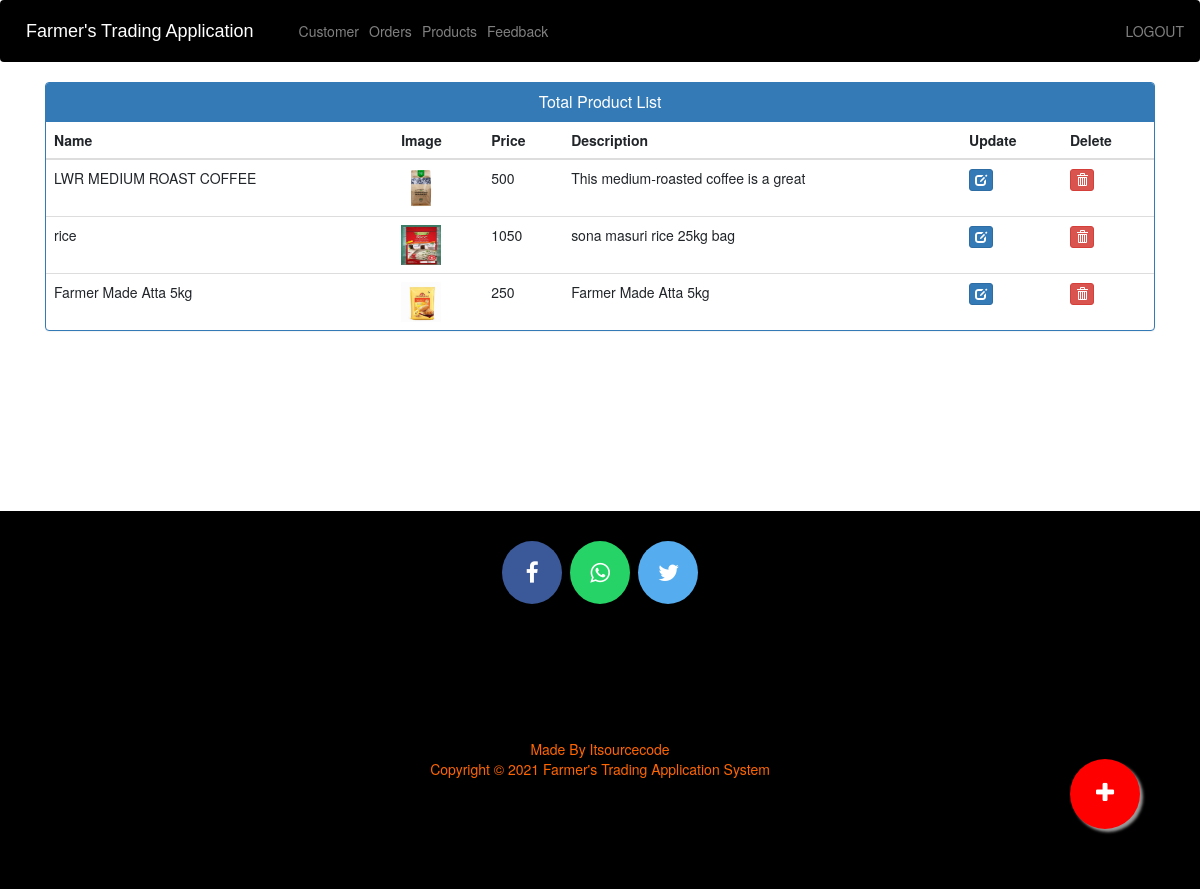
Screenshot of /admin-products (signed in) with the database file from the repository.
### ecom/models.py (models this page shows, shortened)
class Product(models.Model):
    name=models.CharField(max_length=40)
    product_image= models.ImageField(upload_to='product_image/',null=True,blank=True)
    price = models.PositiveIntegerField()
    description=models.CharField(max_length=40)

### ecom/views.py (the view)
# urls.py: path('admin-products', views.admin_products_view,name='admin-products'),
@login_required(login_url='adminlogin')
def admin_products_view(request):
    products=models.Product.objects.all()
    return render(request,'ecom/admin_products.html',{'products':products})

### templates/ecom/admin_products.html (shortened to what this page needs)
{% extends 'ecom/admin_base.html' %}
{% load static %}
{% block content %}
<head>
  <link href="//netdna.bootstrapcdn.com/bootstrap/3.0.0/css/bootstrap.min.css" rel="stylesheet" id="bootstrap-css">
</head>
<div class="container">
  <div class="panel panel-primary">
    <div class="panel-heading">
      <h6 class="panel-title">Total Product List</h6>
    </div>
    <table class="table table-hover" id="dev-table">
      <thead>
        <tr>
          <th>Name</th>
          <th>Image</th>
          <th>Price</th>
          <th>Description</th>
          <th>Update</th>
          <th>Delete</th>
        </tr>
      </thead>
      {% for p in products %}
  {% if p %}
      <tr>
        <td> {{p.name}}</td>
        <td> <img src="{% static p.product_image.url %}" alt="Profile Pic" height="40px" width="40px" /></td>
        <td>{{p.price}}</td>
        <td>{{p.description}}</td>
        <td><a class="btn btn-primary btn-xs" href="{% url 'update-product' p.id  %}"><span class="glyphicon glyphicon-edit"></span></a></td>
        <td><a class="btn btn-danger btn-xs" href="{% url 'delete-product' p.id  %}"><span class="glyphicon glyphicon-trash"></span></a></td>
      </tr>
      {%else%}
      <br><br><br>
      <h1>no products</h1>
      {% endif %}
      {% endfor %}
    </table>
  </div>
</div>
<a href="/admin-add-product" class="float">
<i class="fa fa-plus my-float"></i>
</a>
{% endblock content %}

### templates/ecom/admin_base.html (shortened to what this page needs)
<!DOCTYPE html>
{% load static %}
<html lang="en">
<head>
  <link rel="stylesheet" href="https://stackpath.bootstrapcdn.com/bootstrap/4.3.1/css/bootstrap.min.css">
  <link rel="stylesheet" href="https://maxcdn.bootstrapcdn.com/font-awesome/4.7.0/css/font-awesome.min.css">
</head>
<body>
  <div class="bs-example">
    <nav class="navbar navbar-expand-md navbar-dark fixed-top" style="background:#000000;">
      <a href="/" class="navbar-brand">Farmer's Trading Application</a>
      <div class="collapse navbar-collapse justify-content-between" id="navbarCollapse">
        <div class="navbar-nav">
          <a href="/view-customer" class="nav-item nav-link">Customer</a>
          <a href="/admin-view-booking" class="nav-item nav-link">Orders</a>
          <a href="/admin-products" class="nav-item nav-link">Products</a>
          <a href="/view-feedback" class="nav-item nav-link">Feedback</a>
        </div>
        <div class="navbar-nav navbar-right">
          <a href="/logout" class="nav-item nav-link">LOGOUT</a>
        </div>
      </div>
    </nav>
  </div>
  {% block content %}
  {% endblock content %}
<br><br><br><br><br><br><br><br>
  <footer>
    <p>
      <a id="ftr" href="#" class="fa fa-facebook"></a>
      <a id="ftr" href="#" class="fa fa-whatsapp"></a>
      <a id="ftr" href="#" class="fa fa-twitter"></a>
    </p>
    <br>
    <div class="container">
      <div class="row">
        <div class="col-md-12 col-sm-12">
          <div style="color:#ff6600;" class="wow fadeInUp footer-copyright">
            <p>Made By Itsourcecode<br>
              Copyright &copy; 2021 Farmer's Trading Application System </p>
          </div>
        </div>
      </div>
    </div>
  </footer>
</body>
</html>

### templates/ecom/admin_base.html (style rules this page uses)
.bs-example { margin: 0px; }
.navbar-brand { font-size: 20px; font-family: sans-serif; }
footer { padding: 0px 0px 0px 0px; background-color: black; margin: 0px; }
#ftr { padding: 20px; }
.fa { font-size: 23px; width: 60px; text-align: center; text-decoration: none; margin: 5px 2px; border-radius: 50%; }
.fa-facebook { background: #3B5998; color: white; margin-top: 30px; }
.fa-whatsapp { background: #25d366; color: white; }
.fa-twitter { background: #55ACEE; color: white; }
p { text-align: center; }

### templates/ecom/admin_products.html (style rules this page uses)
a:link { text-decoration: none; }
h6 { text-align: center; }
.row { margin: 100px; }
.float { position:fixed; width:70px; height:70px; bottom:60px; right:60px; background-color:red; color:#FFF; border-radius:50px; text-align:center; box-shadow: 3px 3px 3px #999; }
.my-float { margin-top:22px; }

### rows the page displays
Product: name "LWR MEDIUM ROAST COFFEE", product_image (picture), price "500", description "This medium-roasted coffee is a great"
Product: name "rice", product_image (picture), price "1050", description "sona masuri rice 25kg bag"
Product: name "Farmer Made Atta 5kg", product_image (picture), price "250", description "Farmer Made Atta 5kg"
